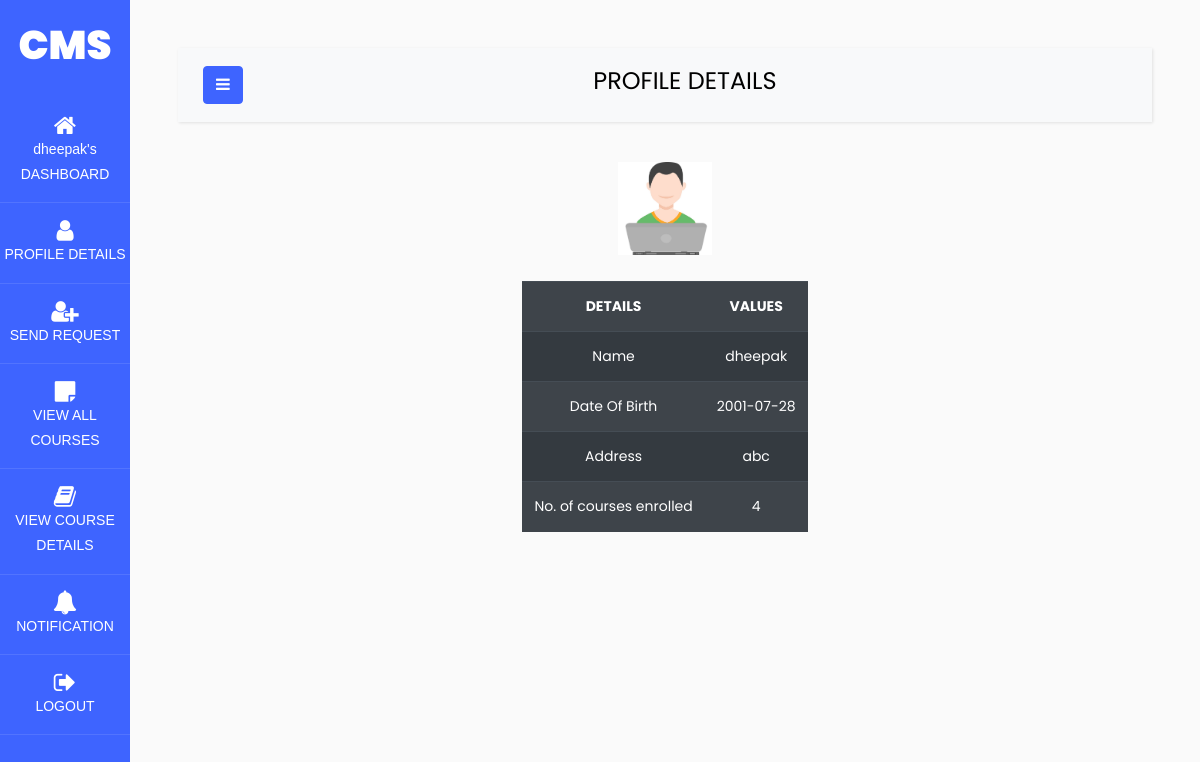
/student/student_profile_details.php (signed in), run on the app's committed database.
### tables this page shows
CREATE TABLE `student_details` (
  `rollno` bigint(20) UNSIGNED NOT NULL,
  `name` varchar(30) NOT NULL,
  `password` varchar(20) NOT NULL,
  `DOB` date DEFAULT NULL,
  `Address` varchar(100) DEFAULT NULL,
  `email` varchar(30) DEFAULT NULL,
  `contactno` bigint(20) DEFAULT NULL
);

### student/student_profile_details.php (the view, shortened to what this page needs)
<?php
require '../dbconfig/config.php';
?>
<!DOCTYPE html>
<html>
<head>
    <link rel="stylesheet" href="https://stackpath.bootstrapcdn.com/bootstrap/4.3.1/css/bootstrap.min.css">
    <link rel="stylesheet" href="https://maxcdn.bootstrapcdn.com/font-awesome/4.7.0/css/font-awesome.min.css">
		<link rel="stylesheet" href="https://stackpath.bootstrapcdn.com/font-awesome/4.7.0/css/font-awesome.min.css">
		<link rel="stylesheet" href="../dash_style/style.css">
</head>
<body>
<div class="wrapper d-flex align-items-stretch">
			<nav id="sidebar" class="active">
				<h1><a href="#" class="logo">CMS</a></h1>
        <ul class="list-unstyled components mb-5">
          <li class="active">
            <a href="stddash.php"><span class="fa fa-home"></span><?php echo $_SESSION['student_name'];?>'s DASHBOARD</a>
          </li>
		  <li>
            <a href="student_profile_details.php"><span class="fa fa-user"></span>PROFILE DETAILS</a>
          </li>
          <li>
            <a href="student_update_details.php"><span class="fa fa-user-plus"></span>SEND REQUEST </a>
          </li>
          <li>
            <a href="view_all_course.php"><span class="fa fa-sticky-note"></span>VIEW ALL COURSES</a>
          </li>
          <li>
            <a href="course_details.php"><span class="fa fa-book"></span>VIEW COURSE DETAILS</a>
          </li>
          <li>
            <a href="student_notification.php"><span class="fa fa-bell"></span>NOTIFICATION</a>
          </li>
          <li>
            <a href="log_out.php"><span class="fa fa-sign-out"></span>LOGOUT</a>
          </li>
        </ul>
    	</nav>
      <div id="content" class="p-4 p-md-5">
        <nav class="navbar navbar-expand-lg navbar-light bg-light">
          <div class="container-fluid">
            <button type="button" id="sidebarCollapse" class="btn btn-primary">
              <i class="fa fa-bars"></i>
            </button>
            <div class='mx-auto text-center'>
              <h4>PROFILE DETAILS</h4>
            </div>
          </div>
        </nav>
    <div class="container-fluid p-0 text-center">
	    <div class="container text-center" id="box">
        <img src="../images/software-engineer-vector-6122111.jpg" style="width:10%;"></br></br>
      <?php
 $sql="select name,DOB,Address from student_details where rollno={$_SESSION['sroll_no']}";
      $query_run=mysqli_query($con,$sql);
  if($query_run->num_rows >0)
  {
              while($row=$query_run->fetch_assoc())
              {
              ?>
            <div class="row justify-content-center">
          <div class="col-auto">
          <div style="overflow-x:auto;">
      <table class="table table-responsive table-dark table-striped">
              <tr>
                <th>DETAILS</th>
                <th>VALUES</th>
              </tr>
              <tr>
              <td>Name</td>
              <td><?php echo $row['name']; ?></td>
            </tr>
            <tr>
              <td>Date Of Birth</td>
              <td><?php echo $row['DOB']; ?></td>
            </tr>
            <tr>
              <td>Address</td>
              <td><?php echo $row['Address']; ?></td>
            </tr>
           <?php
          }
  }
?>
<?php
 $sql="select * from student_courses where rollno={$_SESSION['sroll_no']}";
 $query_run=mysqli_query($con,$sql);
if($query_run->num_rows >0)
{
?>
<tr>
  <td>No. of courses enrolled</td>
  <td><?php echo $query_run->num_rows; ?></td>
</tr>
</table>
</div>
          </div>
            </div>
<?php
}?>
</div>
</div>
    </div>
    </div>
</body>
</html>

### data on the page
student_details: name "dheepak", DOB "2001-07-28", Address "abc"

### other printed values
$_SESSION['student_name'] "dheepak"
$query_run->num_rows "4"
